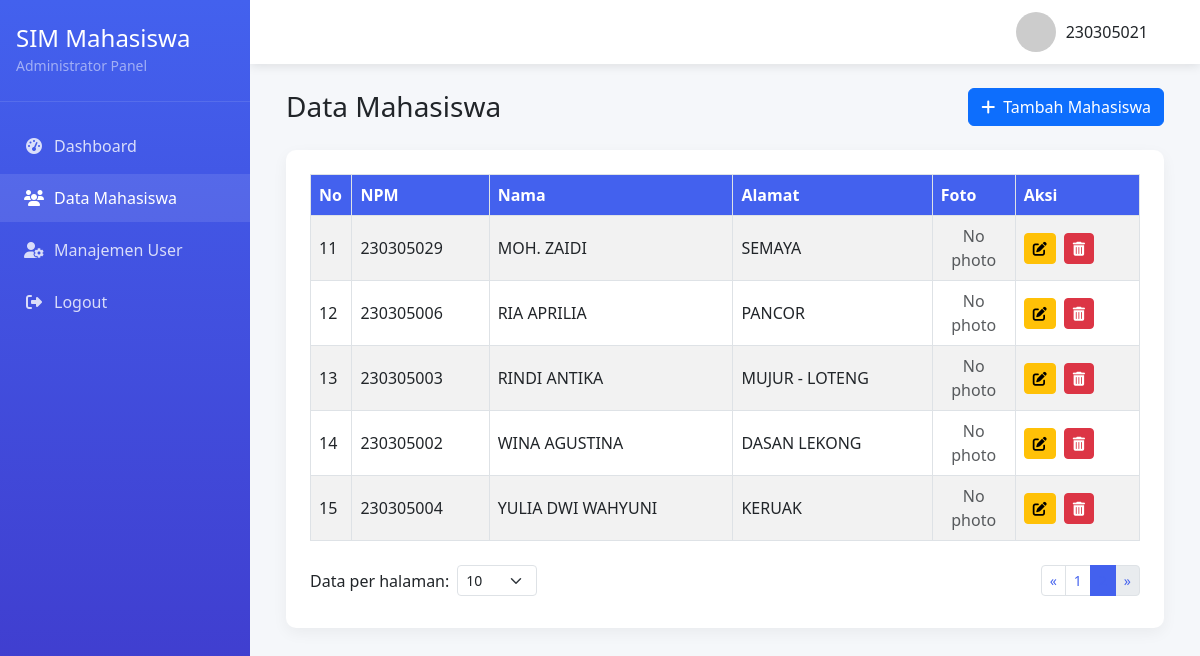
/tampil_mahasiswa.php?page=2&per_page=10 (signed in), run on the app's committed database.
### tables this page shows
CREATE TABLE `tbl_mahasiswa` (
  `idMhs` int NOT NULL,
  `npm` varchar(20) NOT NULL,
  `nama` varchar(100) NOT NULL,
  `alamat` text NOT NULL,
  `foto` varchar(255) DEFAULT NULL
);

### tampil_mahasiswa.php (the view, shortened to what this page needs)
<?php
include 'koneksi.php';
$records_per_page = isset($_GET['per_page']) ? (int)$_GET['per_page'] : 10;
$page = isset($_GET['page']) ? (int)$_GET['page'] : 1;
$offset = ($page - 1) * $records_per_page;
$total_query = mysqli_query($conn, "SELECT COUNT(*) as total FROM tbl_mahasiswa");
$total_row = mysqli_fetch_assoc($total_query);
$total_records = $total_row['total'];
$total_pages = ceil($total_records / $records_per_page);
$result = mysqli_query($conn, "SELECT * FROM tbl_mahasiswa ORDER BY nama ASC LIMIT $offset, $records_per_page");
?>
<!DOCTYPE html>
<html lang="en">
<head>
    <link href="https://cdn.jsdelivr.net/npm/bootstrap@5.3.0/dist/css/bootstrap.min.css" rel="stylesheet">
    <link rel="stylesheet" href="https://cdnjs.cloudflare.com/ajax/libs/font-awesome/6.4.0/css/all.min.css">
</head>
<body>
    <div class="sidebar">
        <div class="sidebar-header">
            <h4 class="mb-0">SIM Mahasiswa</h4>
            <small class="text-white-50">Administrator Panel</small>
        </div>
        <div class="sidebar-menu">
            <a href="dashboard_admin.php">
                <i class="fas fa-tachometer-alt"></i> Dashboard
            </a>
            <a href="tampil_mahasiswa.php" class="active">
                <i class="fas fa-users"></i> Data Mahasiswa
            </a>
            <a href="tampil_user.php">
                <i class="fas fa-user-cog"></i> Manajemen User
            </a>
            <a href="logout.php">
                <i class="fas fa-sign-out-alt"></i> Logout
            </a>
        </div>
    </div>
    <div class="main-content">
        <nav class="navbar navbar-expand-lg navbar-light bg-white">
            <div class="container-fluid">
                <div class="d-flex align-items-center ms-auto">
                    <div class="user-profile me-3">
                        <img src="https://ui-avatars.com/api/?name=<?php echo urlencode($_SESSION['username']); ?>&background=random" alt="User">
                        <span><?php echo $_SESSION['username']; ?></span>
                    </div>
                </div>
            </div>
        </nav>
        <div class="content-wrapper">
            <div class="container-fluid">
                <div class="d-flex justify-content-between align-items-center mb-4">
                    <h3 class="mb-0">Data Mahasiswa</h3>
                    <a href="tambah_mahasiswa.php" class="btn btn-primary">
                        <i class="fas fa-plus me-2"></i>Tambah Mahasiswa
                    </a>
                </div>
                <div class="table-container">
                    <table class="table table-bordered table-striped table-hover">
                        <thead>
                            <tr>
                                <th width="5%">No</th>
                                <th>NPM</th>
                                <th>Nama</th>
                                <th>Alamat</th>
                                <th width="10%">Foto</th>
                                <th width="15%">Aksi</th>
                            </tr>
                        </thead>
                        <tbody>
                            <?php
                            $no = $offset + 1;
                            while ($data = mysqli_fetch_assoc($result)) {
                            ?>
                                <tr>
                                    <td><?= $no++; ?></td>
                                    <td><?= htmlspecialchars($data['npm']); ?></td>
                                    <td><?= htmlspecialchars($data['nama']); ?></td>
                                    <td><?= htmlspecialchars($data['alamat']); ?></td>
                                    <td class="text-center">
                                        <?php if ($data['foto'] != '') { ?>
                                            <img src="uploads/<?= htmlspecialchars($data['foto']); ?>" class="student-photo" alt="Foto Mahasiswa">
                                        <?php } else { ?>
                                            <span class="text-muted">No photo</span>
                                        <?php } ?>
                                    </td>
                                    <td>
                                        <div class="d-flex gap-2">
                                            <a href="edit_mahasiswa.php?id=<?= $data['idMhs']; ?>" class="btn btn-warning btn-sm btn-action">
                                                <i class="fas fa-edit"></i>
                                            </a>
                                            <a href="javascript:void(0);" class="btn btn-danger btn-sm btn-action" onclick="confirmDelete(<?= $data['idMhs']; ?>)">
                                                <i class="fas fa-trash-alt"></i>
                                            </a>
                                        </div>
                                    </td>
                                </tr>
                            <?php } ?>
                        </tbody>
                    </table>
                    <div class="pagination-container">
                        <div class="per-page-selector">
                            <label for="per_page">Data per halaman:</label>
                            <select class="form-select form-select-sm" id="per_page" onchange="changePerPage(this.value)">
                                <option value="10" <?= $records_per_page == 10 ? 'selected' : '' ?>>10</option>
                            </select>
                        </div>
                        <nav aria-label="Page navigation">
                            <ul class="pagination pagination-sm mb-0">
                                <li class="page-item <?= $page <= 1 ? 'disabled' : '' ?>">
                                    <a class="page-link" href="?page=<?= $page - 1 ?>&per_page=<?= $records_per_page ?>" aria-label="Previous">
                                        <span aria-hidden="true">&laquo;</span>
                                    </a>
                                </li>
                                <?php
                                $start_page = max(1, $page - 2);
                                $end_page = min($total_pages, $page + 2);
                                for ($i = $start_page; $i <= $end_page; $i++) {
                                    echo '<li class="page-item ' . ($i == $page ? 'active' : '') . '">';
                                    echo '<a class="page-link" href="?page=' . $i . '&per_page=' . $records_per_page . '">' . $i . '</a>';
                                    echo '</li>';
                                }
                                ?>
                                <li class="page-item <?= $page >= $total_pages ? 'disabled' : '' ?>">
                                    <a class="page-link" href="?page=<?= $page + 1 ?>&per_page=<?= $records_per_page ?>" aria-label="Next">
                                        <span aria-hidden="true">&raquo;</span>
                                    </a>
                                </li>
                            </ul>
                        </nav>
                    </div>
                </div>
            </div>
        </div>
    </div>
</body>
</html>

### tampil_mahasiswa.php (style rules this page uses)
:root { --primary: #4361ee; --secondary: #3f37c9; --dark: #212529; --light: #f8f9fa; }
body { font-family: 'Segoe UI', system-ui, sans-serif; background-color: #f5f7fa; overflow-x: hidden; }
.sidebar { height: 100vh; width: 250px; position: fixed; left: 0; top: 0; background: linear-gradient(180deg, var(--primary) 0%, var(--secondary) 100%); color: white; transition: all 0.3s; z-index: 1000; }
.sidebar-header { padding: 1.5rem 1rem; border-bottom: 1px solid rgba(255, 255, 255, 0.1); }
.sidebar-menu { padding: 1rem 0; }
.sidebar-menu a { color: rgba(255, 255, 255, 0.8); padding: 0.75rem 1.5rem; margin: 0.25rem 0; text-decoration: none; display: flex; align-items: center; transition: all 0.3s; }
.sidebar-menu a:hover, .sidebar-menu a.active { color: white; background-color: rgba(255, 255, 255, 0.1); }
.sidebar-menu a i { margin-right: 10px; width: 20px; text-align: center; }
.main-content { margin-left: 250px; min-height: 100vh; transition: all 0.3s; }
.navbar { padding: 0.75rem 1.5rem; background-color: white; box-shadow: 0 2px 10px rgba(0, 0, 0, 0.1); position: sticky; top: 0; z-index: 999; }
.content-wrapper { padding: 1.5rem; }
.table-container { background-color: white; border-radius: 10px; box-shadow: 0 5px 15px rgba(0, 0, 0, 0.05); padding: 1.5rem; overflow-x: auto; }
.table th { background-color: var(--primary); color: white; vertical-align: middle; }
.table td { vertical-align: middle; }
.user-profile { display: flex; align-items: center; }
.user-profile img { width: 40px; height: 40px; border-radius: 50%; margin-right: 10px; object-fit: cover; }
.btn-action { padding: 0.25rem 0.5rem; font-size: 0.875rem; }
.pagination-container { display: flex; justify-content: space-between; align-items: center; margin-top: 1rem; padding: 0.5rem 0; }
.per-page-selector { display: flex; align-items: center; }
.per-page-selector label { margin-right: 0.5rem; margin-bottom: 0; }
.per-page-selector select { width: 80px; }
.pagination .page-item.active .page-link { background-color: var(--primary); border-color: var(--primary); }
.pagination .page-link { color: var(--primary); }

### data on the page
tbl_mahasiswa: npm "230305029", nama "MOH. ZAIDI", alamat "SEMAYA", foto "No photo"
tbl_mahasiswa: npm "230305006", nama "RIA APRILIA", alamat "PANCOR", foto "No photo"
tbl_mahasiswa: npm "230305003", nama "RINDI ANTIKA", alamat "MUJUR - LOTENG", foto "No photo"
tbl_mahasiswa: npm "230305002", nama "WINA AGUSTINA", alamat "DASAN LEKONG", foto "No photo"
tbl_mahasiswa: npm "230305004", nama "YULIA DWI WAHYUNI", alamat "KERUAK", foto "No photo"

### other printed values
$_SESSION['username'] "230305021"
